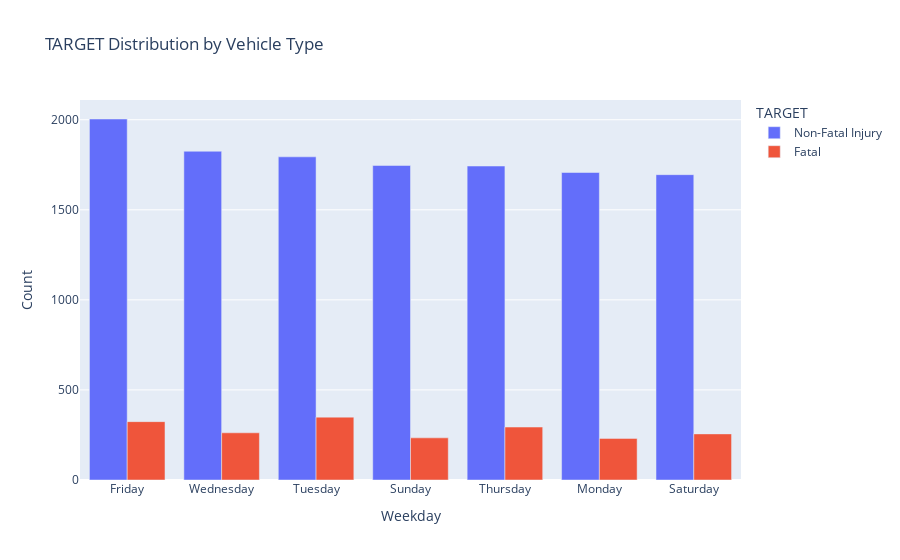

Here is the notebook cell this chart was saved with:
### Markdown cell above
## Plotting distribution of accidents by weekday

### Code cell
df_grouped = df_train.groupby(['WEEKDAY_NAME', 'TARGET']).size().reset_index(name='Count').sort_values(by='Count', ascending=False)

# Create an interactive bar chart using Plotly
fig = px.bar(df_grouped, x='WEEKDAY_NAME', y='Count', color='TARGET', barmode='group',
             title='TARGET Distribution by Vehicle Type')
fig.update_layout(xaxis_title='Weekday', yaxis_title='Count', legend_title='TARGET')
fig.show()

### Figure 1 — Plotly figure (JSON) as saved in the notebook; plotly's stock layout.template omitted (floating-point values rounded to 4 significant figures)
{"data": [{"alignmentgroup": "True", "hovertemplate": "TARGET=Non-Fatal Injury<br>WEEKDAY_NAME=%{x}<br>Count=%{y}<extra></extra>", "legendgroup": "Non-Fatal Injury", "marker": {"color": "#636efa", "pattern": {"shape": ""}}, "name": "Non-Fatal Injury", "offsetgroup": "Non-Fatal Injury", "orientation": "v", "showlegend": true, "textposition": "auto", "type": "bar", "x": ["Friday", "Wednesday", "Tuesday", "Sunday", "Thursday", "Monday", "Saturday"], "xaxis": "x", "y": [2004, 1825, 1794, 1746, 1743, 1707, 1695], "yaxis": "y"}, {"alignmentgroup": "True", "hovertemplate": "TARGET=Fatal<br>WEEKDAY_NAME=%{x}<br>Count=%{y}<extra></extra>", "legendgroup": "Fatal", "marker": {"color": "#EF553B", "pattern": {"shape": ""}}, "name": "Fatal", "offsetgroup": "Fatal", "orientation": "v", "showlegend": true, "textposition": "auto", "type": "bar", "x": ["Tuesday", "Friday", "Thursday", "Wednesday", "Saturday", "Sunday", "Monday"], "xaxis": "x", "y": [349, 324, 294, 262, 256, 234, 231], "yaxis": "y"}], "layout": {"barmode": "group", "legend": {"title": {"text": "TARGET"}, "tracegroupgap": 0}, "title": {"text": "TARGET Distribution by Vehicle Type"}, "xaxis": {"anchor": "y", "domain": [0, 1], "title": {"text": "Weekday"}}, "yaxis": {"anchor": "x", "domain": [0, 1], "title": {"text": "Count"}}}}
